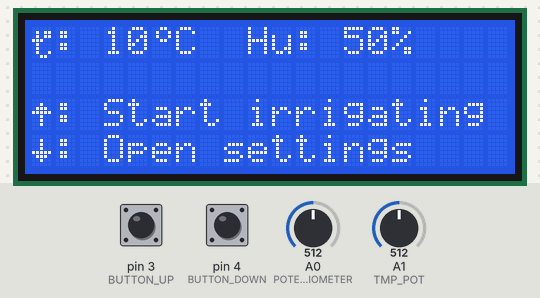
The sketch below on a simulated Arduino Uno, built with avr-gcc and run on an emulated ATmega328P. Parts: 20×4 character LCD. The inputs (shaded band) are chosen by the test bench; at power-on: pin 4 (BUTTON_DOWN) LOW, A0 (POTENCIOMETER) = 512, pin 3 (BUTTON_UP) LOW, A1 (TMP_POT) = 512. What the sketch prints to the serial monitor is not drawn.

Above: at 1.4 s.
1.5 s: pin 4 (BUTTON_DOWN) pulled HIGH for 0.15 s
At 2.7 s:
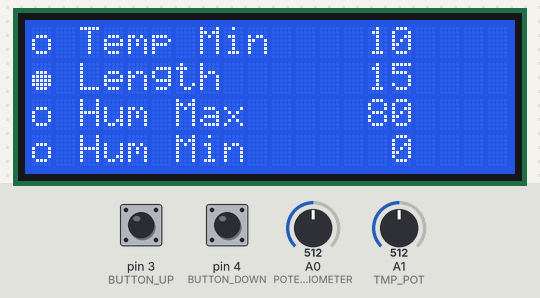
3.1 s: A0 (POTENCIOMETER) set to 716
At 4.3 s:
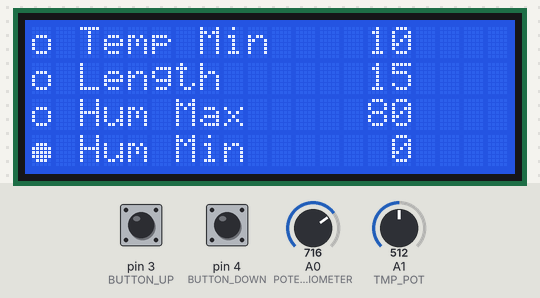
4.6 s: A0 (POTENCIOMETER) set to 900
At 5.3 s:
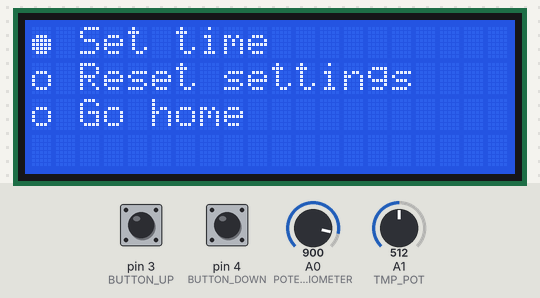
6.1 s: A0 (POTENCIOMETER) set to 1023
At 6.4 s:
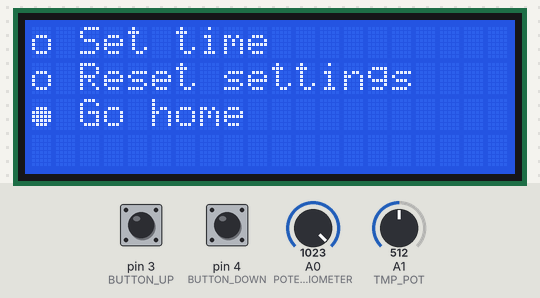
7.6 s: A0 (POTENCIOMETER) set to 306
At 8.8 s:
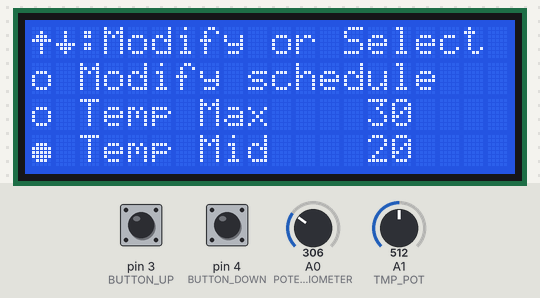
9.1 s: A0 (POTENCIOMETER) set to 122
At 10.6 s:
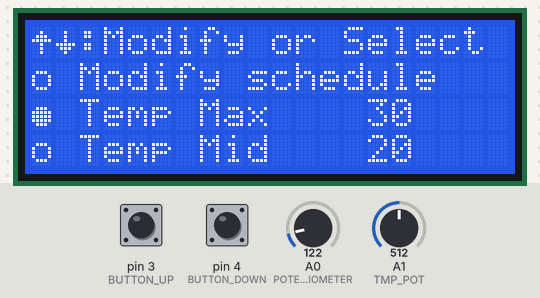
Timing chart, 0 to 11.6 s (numbered marks = the images above; inputs shaded):
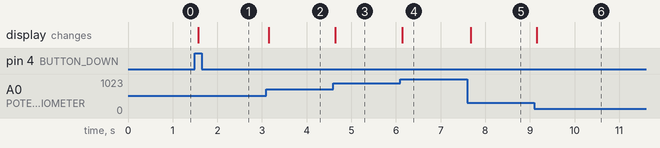

The sketch:

irrigation_system.ino
```cpp
#include <EEPROM.h>
#include <LiquidCrystal_I2C.h> // provides similar functionality as LiquidCrystal library, but for I2C
#include <Wire.h>			   // enables communication with I2C display

/***** Wiring ************************************************************************************/
/*
 * I2C display:
 *  SCL -> A5
 *  SDA -> A4
 *  GND -> GND
 *  VCC -> VCC
 *
 * Buttons
 *  1 -> PIN 3
 *  2 -> PIN 4
 *
 * Potenciometer
 *  PIN 1 -> GND (through resistor )
 *  PIN 2 -> PIN 3
 *  PIN 3 -> VCC
 */
/***** Constants and limits ************************************************************************************/

// LCD
const int LCD_ADDRESS = 0x3F;
const int LCD_WIDTH = 20;
const int LCD_HEIGHT = 4;
// Buttons
const int BUTTON_UP = 3;
const int BUTTON_DOWN = 4;
// Potenciometer
const int POTENCIOMETER = A0;
const int THERMOMETER = A1;
const int TMP_POT = A1;
const int POTENC_MAX_VAL = 1023;
const int POTENC_MIN_VAL = 0;
// Program Constants
int TEMP_MAX = 30;
int TEMP_MID = 20;
int TEMP_MIN = 10;
int HUMID_MAX = 80;
int HUMID_MIN = 0;
int IRRIGATION_LENGTH = 15;
// Pump


/***** Characters ************************************************************************************/

byte degreesSign[] = {B00110, B01001, B01001, B00110, B00000, B00000, B00000, B00000};
byte upArrow[] = {B00000, B00100, B01110, B11111, B00100, B00100, B00100, B00000};
byte downArrow[] = {B00000, B00100, B00100, B00100, B11111, B01110, B00100, B00000};
byte backArrow[] = {B00000, B00100, B01100, B11111, B01101, B00101, B00001, B01111};
byte tempWarning[] = {B01101, B01101, B01100, B01101, B01100, B10010, B10010, B01100};
byte temp[] = {B00000, B01011, B01011, B11100, B01000, B01000, B01001, B00110};
byte emptyBox[] = {B00000, B00000, B01110, B10001, B10001, B10001, B01110, B00000};
byte fullBox[] = {B00000, B00000, B01110, B11111, B11111, B11111, B01110, B00000};

const int DEGREE_CHAR = 0;
const int UP_ARR_CHAR = 1;
const int DOWN_ARR_CHAR = 2;
const int BACK_ARR_CHAR = 3;
const int TEMP_W_CHAR = 4;
const int TEMP_CHAR = 5;
const int EMPTY_CHAR = 6;
const int FULL_CHAR = 7;

/***** LCD ************************************************************************************/

LiquidCrystal_I2C lcd(LCD_ADDRESS, LCD_WIDTH, LCD_HEIGHT);

bool outOfRange(int col, int row) {
	return (col < 0 || col >= LCD_WIDTH || row < 0 || row >= LCD_HEIGHT);
}

// prints starting from x, y position
void printAt(const char *str, const int x, const int y) {
	if (outOfRange(x, y))
		return;
	lcd.setCursor(x, y);
	lcd.print(str);
}
// prints a value without fixed width
void printAt(const int val, const int col, const int row, const int width) {
	if (outOfRange(col, row))
		return;
	lcd.setCursor(col, row);
	String tmp(val);
	for (int i = 0; i < (width - tmp.length()); i++) {
		lcd.print(' ');
	}
	lcd.print(val);
}

void clear(int row) {
	if (outOfRange(0, row))
		return;
	for (int i = 0; i < LCD_WIDTH; i++) {
		clear(i, row);
	}
}
void clear(int col, int row) {
	if (outOfRange(col, row))
		return;
	lcd.setCursor(col, row);
	lcd.write(' ');
}

/***** Slider ************************************************************************************/

// Allows for simple reads from program Potenciometer (at pin POTENCIOMETER )
class Slider {
	int m_Pin;
	int m_Min;
	int m_Max;
	static const int PADDING_PERCENT = 5; // allows reads for edges

public:
	Slider(const int pin, const int min, const int max) : m_Pin(pin), m_Min(min), m_Max(max) {
	}
	int read(void) const {
		Serial.println(analogRead(m_Pin));
		if (analogRead(m_Pin) > (POTENC_MAX_VAL * (double(100 - PADDING_PERCENT) / 100))) {
			return m_Max;
		}
		return (int)map((long)analogRead(m_Pin), (long)POTENC_MIN_VAL, (long)POTENC_MAX_VAL, (long)m_Min, (long)m_Max);
	}
};

/***** Button ************************************************************************************/

// basic debouncing
class Button {
	const int m_Pin;
	bool m_Pressed;

public:
	Button(int pin) : m_Pin(pin), m_Pressed(false) {
	}

	bool read() {

		// if not pressed, return false and set m_Pressed to false
		// if pressed:
		// 	  if m_Pressed == true then return false
		//	  if m_Pressed != true then return true, set m_Pressed to true

		if (!digitalRead(m_Pin)) {
			m_Pressed = false;
			return false;
		}
		bool returnVal = !m_Pressed;
		m_Pressed = true;
		return returnVal;
	}
};

/***** State logic ************************************************************************************/

enum States { HOME,
			  SETTINGS,
			  SET_TIME,
			  SCHEDULE,
			  RESET };

/***** State functions ************************************************************************************/

void homeStart(void) {
	lcd.clear();
	lcd.setCursor(0, 0);
	lcd.write(TEMP_CHAR);
	lcd.print(":");
	lcd.setCursor(5, 0);
	lcd.write(DEGREE_CHAR);
	lcd.print("C  Hu:");
	lcd.setCursor(15, 0);
	lcd.print("%");

	lcd.setCursor(0, 2);
	lcd.write(UP_ARR_CHAR);
	lcd.print(": Start irrigating");
	lcd.setCursor(0, 3);
	lcd.write(DOWN_ARR_CHAR);
	lcd.print(": Open settings ");
}

/***** Setup ************************************************************************************/

void setup() {
	// Serial for debugging
	Serial.begin(9600);

	// Initialize LCD
	lcd.init();
	lcd.backlight();
	lcd.setCursor(0, 0);
	lcd.print("Hello world!");
	printAt("This is line two", 0, 1);
	lcd.clear();

	// Input/output declaration
	pinMode(BUTTON_DOWN, INPUT);
	pinMode(BUTTON_UP, INPUT);
	pinMode(POTENCIOMETER, INPUT);
	pinMode(TMP_POT, INPUT);

	// Custom Characters
	lcd.createChar(UP_ARR_CHAR, upArrow);
	lcd.createChar(DOWN_ARR_CHAR, downArrow);
	lcd.createChar(BACK_ARR_CHAR, backArrow);
	lcd.createChar(DEGREE_CHAR, degreesSign);
	lcd.createChar(TEMP_W_CHAR, tempWarning);
	lcd.createChar(TEMP_CHAR, temp);
	lcd.createChar(FULL_CHAR, fullBox);
	lcd.createChar(EMPTY_CHAR, emptyBox);

	// initiate HOME scren
	homeStart();
}

// initialize states
States currState = HOME;
States nextState = HOME;
// Initialize controls
Slider temperature(TMP_POT, -20, 40);
Slider humidity(TMP_POT, 0, 100);
Button bttnDown(BUTTON_DOWN);
Button bttnUp(BUTTON_UP);

// modify function vor int values
bool modify(int &val, const int min, const int max) {
	bool inc = bttnUp.read();
	bool dec = bttnDown.read();

	if (inc || dec) {
		val += inc - dec;
		if (val < min || val > max)
			val = val < min ? max : min;
		return true;
	}
	return false;
}

void confirmReset(void) {
	lcd.clear();
	lcd.setCursor(2, 1);
	lcd.print("Reset settings?");
	lcd.setCursor(3, 3);
	lcd.write(UP_ARR_CHAR);
	lcd.print(":Yes    ");
	lcd.write(DOWN_ARR_CHAR);
	lcd.print(":No");

	// wait for user
	while (true) {
		// reset settings
		if (bttnUp.read()) {
			//reset settings to default, and store to eeprom
			return;
		}
		// go back to settings
		if (bttnDown.read()) {
			// do nothing
			return;
		}
	}
}

void loop() {
	switch (nextState) {
	case HOME:
		if (currState != nextState) {
			homeStart();
		}
		currState = HOME;
		while (true) {
			printAt(temperature.read(), 2, 0, 3);
			printAt(humidity.read(), 12, 0, 3);
			if (bttnDown.read()) {
				nextState = SETTINGS;
				break;
			}
		}
		break;
	case SETTINGS:
		currState = SETTINGS;
		const int OPTION_COUNT = 10;
		lcd.clear();
		Slider sel(POTENCIOMETER, 0, OPTION_COUNT - 1);
		const int shift = 1;
		const char names[OPTION_COUNT][LCD_WIDTH + 1] = {"Modify schedule", "Temp Max", "Temp Mid", "Temp Min", "Length", "Hum Max", "Hum Min", "Set time", "Reset settings", "Go home"};
		int values[OPTION_COUNT] = {0, TEMP_MAX, TEMP_MID, TEMP_MIN, IRRIGATION_LENGTH, HUMID_MAX, HUMID_MIN, 0, 0, 0};
		int range[OPTION_COUNT][2] = {{0, 0},
									  {20, 40}, // degrees C
									  {10, 30}, // degrees C
									  {0, 20},	// degrees C
									  {1, 120}, // minutes
									  {0, 100}, // percent
									  {0, 100}, // percent
									  {0, 0},
									  {0, 0},
									  {0, 0}};
		int currVal = sel.read();					   // value from 0 to OPTION_COUNT - 1
		int lastVal = currVal == 0 ? OPTION_COUNT : 0; // so that they are not equal at first

		bool valueModified = false;

		while (true) {

			int currSel = sel.read();
			bool currUp = bttnUp.read();
			bool currDown = bttnDown.read();
			switch (currSel) {
			case 0:
				break;
			case 7:
				break;
			case 8: // reset settings
				if (currUp || currDown) {
					confirmReset();
					nextState = HOME;
				}
				break;
			case 9: // go Home
				if (currUp)
					nextState = HOME;
				break;
			default: // for normal values
				valueModified = modify(values[currSel], range[currSel][0], range[currSel][1]);
				break;
			}

			// continue only if the state remained as settings
			if (nextState != SETTINGS)
				break;

			currVal = sel.read() + shift;
			if (lastVal == currVal && !valueModified)
				continue;

			// refresh options only if screen has changed
			if (lastVal / 4 != currVal / 4)
				lcd.clear();

			// print rows
			for (int row = 0; row < LCD_HEIGHT; row++) {
				lcd.setCursor(0, row);
				if (currVal / LCD_HEIGHT == 0 && row < shift) {
					lcd.write(UP_ARR_CHAR);
					lcd.write(DOWN_ARR_CHAR);
					lcd.print(":Modify or Select");
					continue;
				}
				// add new line in every line, and round the value of the potentiometer
				// to LCD_HEIGHT;
				int currOption = row + ((currVal / LCD_HEIGHT) * 4) - shift;
				if (currOption >= OPTION_COUNT) {
					for (; row < LCD_HEIGHT; row++) {
						lcd.setCursor(0, row);
						for (int i = 0; i < LCD_WIDTH; i++) {
							lcd.print(" ");
						}
					}
					continue;
				}
				lcd.write(row == currVal % LCD_HEIGHT ? FULL_CHAR : EMPTY_CHAR);
				lcd.print(" ");
				lcd.print(names[currOption]);
				lcd.print(" ");
				if (currOption != 0 && currOption != 7 && currOption != 8 && currOption != 9) {
					printAt(values[currOption], 13, row, 3);
				}
			}
			lastVal = currVal;
		}
		break;
	}
}
```

Measured:
- after the input at 1.5 s, the display: changes after 0.07 s (image 1)
- after the input at 3.1 s, the display: changes after 0.05 s (image 2)
- after the input at 4.6 s, the display: changes at once (image 3)
- after the input at 6.1 s, the display: changes at once (image 4)
- after the input at 7.6 s, the display: changes after 0.07 s (image 5)
- after the input at 9.1 s, the display: changes after 0.06 s (image 6)
